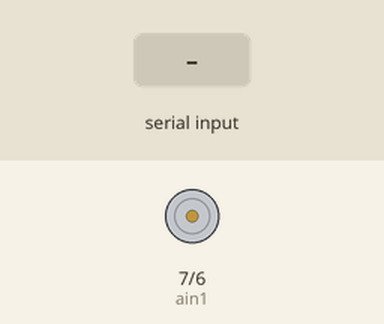
The sketch below on a simulated Arduino Uno, built with avr-gcc and run on an emulated ATmega328P. On the bench: motor-driver pin pairs drawn as motors (green arrow = first pin HIGH = forward, orange = second pin HIGH = backward, longer = more drive, scaled by the enable pin). The inputs (shaded band) are chosen by the test bench.

Above: at 1.2 s.
1.3 s: "H" received over Serial
At 1.8 s:
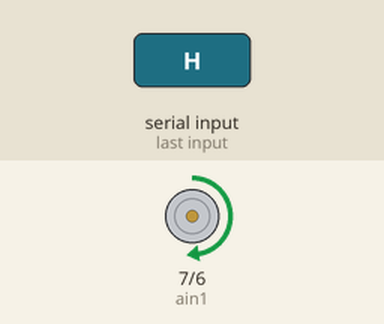
2.8 s: "M" received over Serial
At 4.1 s:
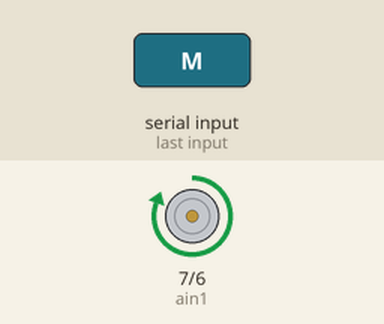
Timing chart, 0 to 5.8 s (numbered marks = the images above; inputs shaded):
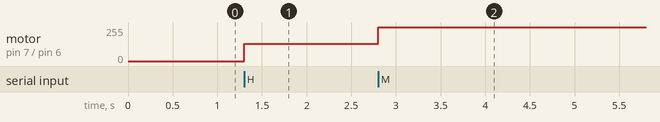

Measured:
- after the input at 1.3 s, motor on pin 7 (ain1) / pin 6 (ain2): stopped → forward 128/255 at once
- after the input at 2.8 s, motor on pin 7 (ain1) / pin 6 (ain2): forward 128/255 → forward 255/255 at once

The sketch:

FuncionMotorSerial_ino.ino
```cpp
const int pwma = 5;
const int ain2 = 6;
const int ain1 = 7;


int incomingByte;

void setup(){

  Serial.begin(2000000);

  pinMode(pwma, OUTPUT);
  pinMode(ain2, OUTPUT);
  pinMode(ain1, OUTPUT);

}

void loop(){
  if(Serial.available() > 0){
    incomingByte = Serial.read();
    if(incomingByte == 'N'){
      apagado();
      analogWrite(pwma,0);

    }
    if(incomingByte == 'H'){
      velmed();
      analogWrite(pwma,128);

    }
    if(incomingByte == 'M'){
      velmax();
      analogWrite(pwma,255);

    }
  }
}

void apagado(){
  digitalWrite(ain2,0);
  digitalWrite(ain1,0);
}

void  velmed(){
  digitalWrite(ain2,0);
  digitalWrite(ain1,1);
}

void velmax(){
  digitalWrite(ain2,0);
  digitalWrite(ain1,1);
}
```
